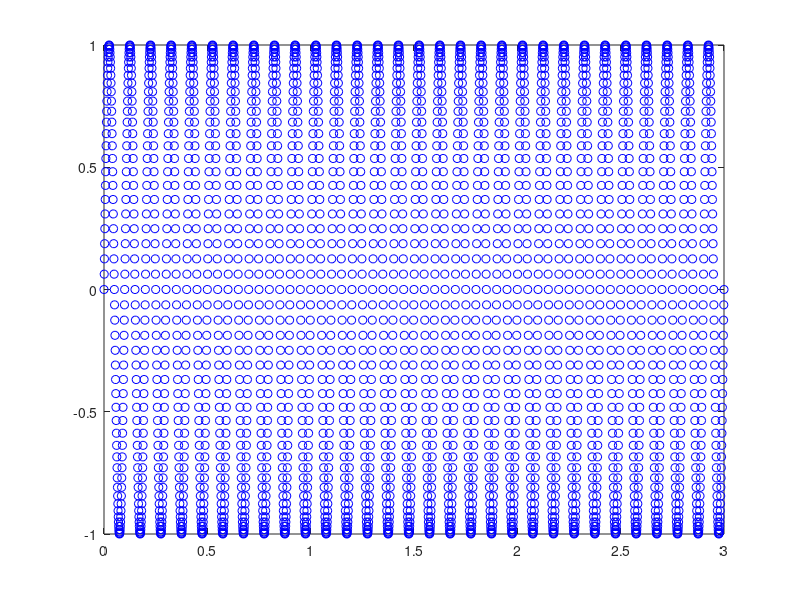

Here is the MATLAB script that generated this plot:
%Mi primer programa :v
%Practica 1

clear all   %limpia variables
clc  %limpia vent comandos
close all  %cierra las fig

fm=1000;    %frec muestreo, 1000 (muestras/seg)
tm= 1/fm;   %periodo de muestreo (seg/muestras)
n= 0:tm:3;   %se genera vector de tiempo discreto (seg)
f=10;
fi=0;
V=sin(2*pi*f*n + fi);

plot(n,V,'ob');

%completar para cuadrada, exp, rectpuls y sawtooth

